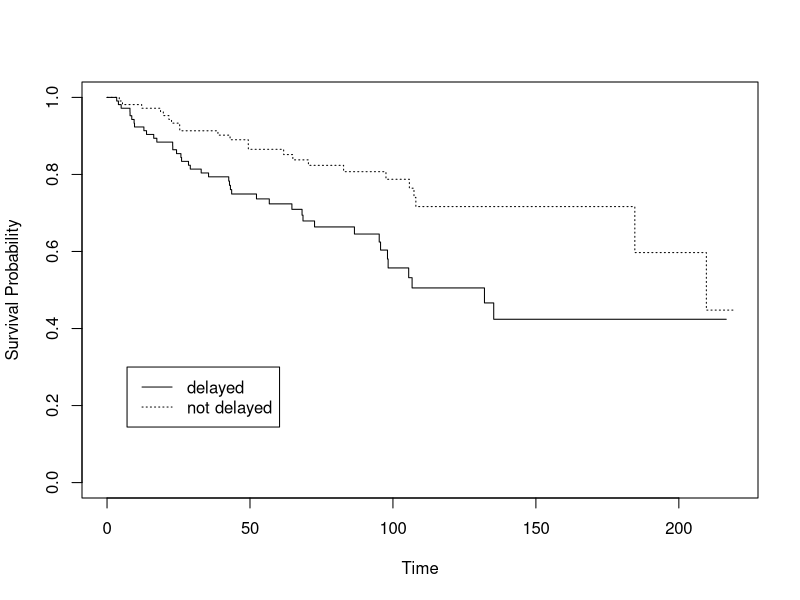
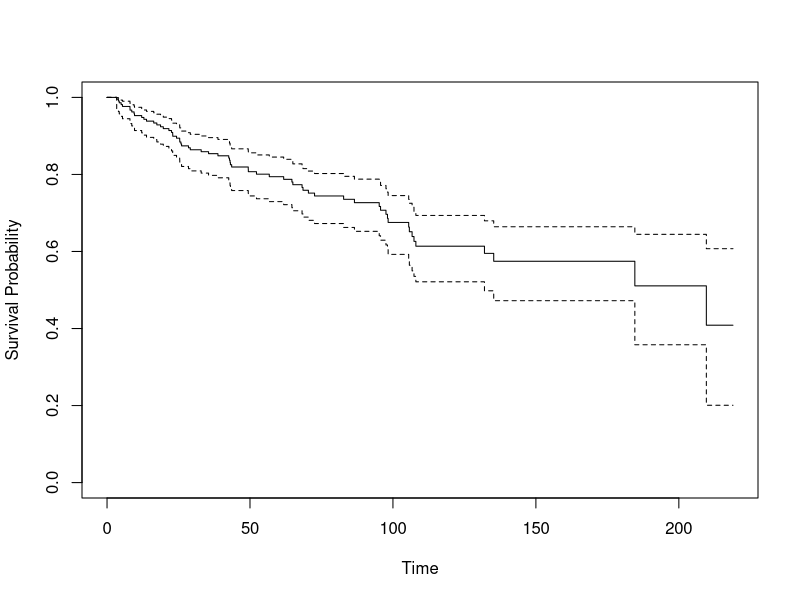

Write the R code that produced these figures, in order.
kidneyDataset <- read.table("kidney_survival.csv", sep=",", header=T)


#categorical variable

censor.freq = table(kidneyDataset$censor)
censor.prop = prop.table(censor.freq)
censor.table = as.data.frame(cbind(censor.freq, censor.prop))
colnames(censor.table) = c("Frequency", "Percent")
censor.table


group.freq = table(kidneyDataset$Group)
group.prop = prop.table(group.freq)
group.table = as.data.frame(cbind(group.freq, group.prop))
colnames(group.table) = c("Frequency", "Percent")
group.table


#continuous variables

time.summary = summary(kidneyDataset$time)
time.summary


table.censor.by.group = table(kidneyDataset$censor, kidneyDataset$Group)
table.censor.by.group.freq.table = cbind(table.censor.by.group, margin.table(table.censor.by.group, 1))
table.censor.by.group.freq.table = rbind(table.censor.by.group.freq.table, c(margin.table(table.censor.by.group, 2), 214))

table.censor.by.group.freq.table

library(MASS)
chisq.test(table.censor.by.group)

library(survival)
kidneyDataset$SurvObj = with(kidneyDataset, Surv(time, censor == 1))

#note that the SurvObj column is now in place
head(kidneyDataset)

km.by.group = survfit(formula = Surv(time, censor) ~ strata(Group), data = kidneyDataset, conf.type = "log-log")

plot(km.by.group, lty=c(1,3), xlab="Time", ylab = "Survival Probability")
legend(7, 0.3, c("delayed", "not delayed"), lty=c(1,3))

km.by.group

group.survival = survdiff(Surv(time, censor) ~ Group, data=kidneyDataset, rho=0)

summary(km.by.group)


###
km.by.combine = survfit(formula = Surv(time, censor) ~ 1, data = kidneyDataset, conf.type = "log-log")

plot(km.by.combine, xlab="Time", ylab = "Survival Probability")

km.by.combine

summary(km.by.combine)

survfit(Surv(time, censor) ~ 1, data = kidneyDataset)
survfit(Surv(time, censor) ~ strata(Group), data = kidneyDataset)





# SURVIVAL TO 60 MONTHS FOR ENTIRE SAMPLE AND EACH GROUP

summary(survfit(Surv(time, censor) ~ 1, data = kidneyDataset), times = 60)

summary(survfit(Surv(time, censor) ~ 1, data = kidneyDataset))


summary(survfit(formula = Surv(time, censor) ~ strata(Group), data = kidneyDataset, conf.type = "log-log"), times=60)


survfit(formula = Surv(time, censor) ~ strata(Group), data = kidneyDataset)


summary(km.by.combine)$table   #median survival time

summary(km.by.group)$table   #median survival time



library(survminer)

#median survival both groups
# survminer::surv_median(km.by.group)
# 
# survminer::surv_summary(km.by.group)
